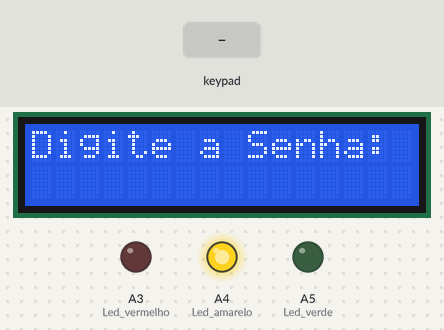
Recording of a sketch running on a simulated Arduino Uno, built with avr-gcc and run on an emulated ATmega328P. On the bench: 16×2 character LCD, output pins drawn as LEDs (lit = HIGH). The inputs (shaded band) are chosen by the test bench.

Above: at 2.7 s.
2.8 s: keypad keys 9 8 7 6 # pressed 0.4 s apart
At 5.0 s:
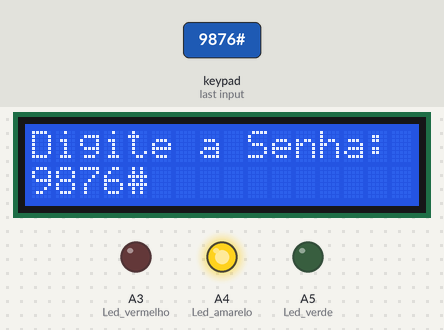
6.3 s: key '*' pressed
At 6.8 s:
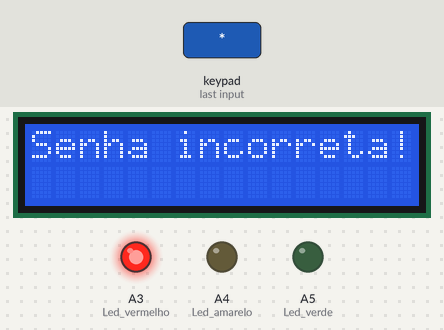
9.3 s: keypad keys 9 8 7 6 * pressed 0.4 s apart
At 12.3 s:
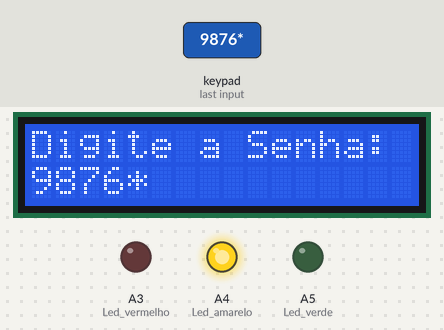
12.8 s: key '#' pressed
At 15.1 s:
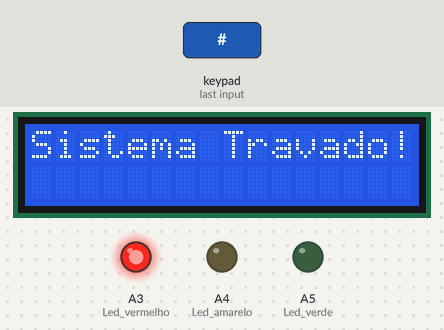
Timing chart, 0 to 16.8 s (numbered marks = the images above; inputs shaded):
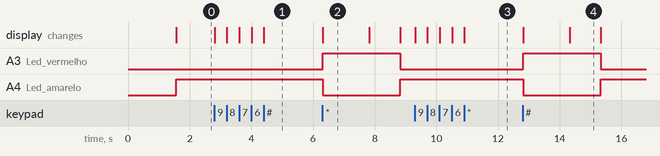

Measured:
- after the input at 2.8 s, the display: first changes at once (image 1 shows a later state)
- after the input at 6.3 s, A3 (Led_vermelho): LOW → HIGH at once, → LOW 2.5 s later; A4 (Led_amarelo): HIGH → LOW at once, → HIGH 2.5 s later; the display: first changes at once (image 2 shows a later state)
- after the input at 9.3 s, the display: first changes at once (image 3 shows a later state)
- after the input at 12.8 s, A3 (Led_vermelho): LOW → HIGH at once, → LOW 2.5 s later; A4 (Led_amarelo): HIGH → LOW at once, → HIGH 2.5 s later; the display: first changes at once (image 4 shows a later state)
- what the display in image 2 shows lasts 1.5 s, from 6.3 s to 7.8 s
- what the display in image 4 shows lasts 1.0 s, from 14.3 s to 15.3 s

The sketch:

Tranca_Eletr_nica_1.0_.ino
```cpp
#include <LiquidCrystal.h>
#include <Keypad.h>
#define Led_vermelho A3
#define Led_amarelo A4
#define Led_verde A5


LiquidCrystal lcd(0,1,10,11,12,13);

const byte linhas= 4;
const byte colunas= 4;

char mapateclado[linhas][colunas]= {
{'1', '2', '3', },
{'4', '5', '6', },
{'7', '8', '9', },
{'*', '0', '#', }
};

byte pinoslinhas[linhas] = {9,8,7,6};
byte pinoscolunas[colunas]= {5,4,3,2};

Keypad teclado = Keypad(makeKeymap(mapateclado), pinoslinhas, pinoscolunas, linhas, colunas);

char conta1[ ] = {'1','2','3','4','5','6','\0'};
char conta2[ ] = {'6','5','4','3','2','1','\0'};
char conta3[ ] = {'1','4','7','3','6','9','\0'};
char entrada[ ] = {'0','0','0','0','0','0','\0'};

int contador =0;
int erro =0;


//------------------------------------------------------------------------------------------------------------------

void setup(){


  lcd.begin(16,2);
  pinMode(Led_verde,OUTPUT);
  pinMode(Led_vermelho,OUTPUT);
  pinMode(Led_amarelo,OUTPUT);


  lcd.print("Inicializando..");
  delay(1500);
  lcd.clear();
}
  void gg(){

  lcd.setCursor(0,0);
  lcd.print("Digite a Senha:");
  digitalWrite(Led_amarelo, HIGH);


}

//------------------------------------------------------------------------------------------------------------------

void loop(){

  gg();

  char tecla = teclado.getKey();

  if (tecla) {


  lcd.setCursor(0,0);
  lcd.print("Digite a Senha: ");
  lcd.setCursor(contador, 1);
  lcd.print(tecla);
  delay(1);

  entrada[contador] = tecla;
  contador++;

  if (contador == 6 )
    {
  entrada[contador] = '\0';

  if((entrada[0] == conta1[0]) &&(entrada[1] == conta1[1]) && (entrada[2] == conta1[2]) && (entrada[3] == conta1[3])&& (entrada[4] == conta1[4])&& (entrada[5] == conta1[5]) && (entrada[6] == conta1[6])
           || (entrada[0] == conta2[0]) &&(entrada[1] == conta2[1]) && (entrada[2] == conta2[2]) && (entrada[3] == conta2[3])&& (entrada[4] == conta2[4])&& (entrada[5] == conta2[5]) && (entrada[6] == conta2[6])
           || (entrada[0] == conta3[0]) &&(entrada[1] == conta3[1]) && (entrada[2] == conta3[2]) && (entrada[3] == conta3[3])&& (entrada[4] == conta3[4])&& (entrada[5] == conta3[5]) && (entrada[6] == conta3[6]))
        {
    PortaDesbloqueada();
  }

     else
     {
       PortaBloqueada();
 }}}}

//------------------------------------------------------------------------------------------------------------------

  void PortaDesbloqueada(){

     lcd.clear();
     lcd.print("Senha Correta!");
     digitalWrite(Led_amarelo, LOW);
     digitalWrite(Led_verde,HIGH);
     delay (500);

     lcd.clear();

     lcd.print("Porta Aberta!");

     delay(8000);
     digitalWrite(Led_verde,LOW);
     lcd.clear();
     lcd.print("Porta Fechada!");
     digitalWrite(Led_vermelho, HIGH);
     delay(1500);

     digitalWrite(Led_vermelho, LOW);
     contador = 0;
     lcd.clear();
     lcd.print ("Digite a Senha: ");
    digitalWrite(Led_amarelo, HIGH);
  }

//------------------------------------------------------------------------------------------------------------------

  void PortaBloqueada()
  {
     lcd.clear();
     lcd.print("Senha incorreta!");
     digitalWrite(Led_vermelho,HIGH);
     digitalWrite(Led_amarelo, LOW);
     delay(1500);

     digitalWrite(Led_vermelho,LOW);
     contador = 0;
     erro++;
     lcd.clear();
     lcd.print("Digite a Senha: ");
     digitalWrite(Led_amarelo, HIGH);

       if(erro>0){

          SistemaTravado();

        }
}


//----------------------------------------------------------------------------------------------------------

void SistemaTravado(){

    digitalWrite(Led_amarelo, LOW);
    digitalWrite(Led_verde, LOW);
    digitalWrite(Led_vermelho, HIGH);

    lcd.clear();
    lcd.print("Sistema Travado!");
    delay(1000);
    lcd.clear();
    digitalWrite(Led_vermelho, LOW);
    gg();


}
```
